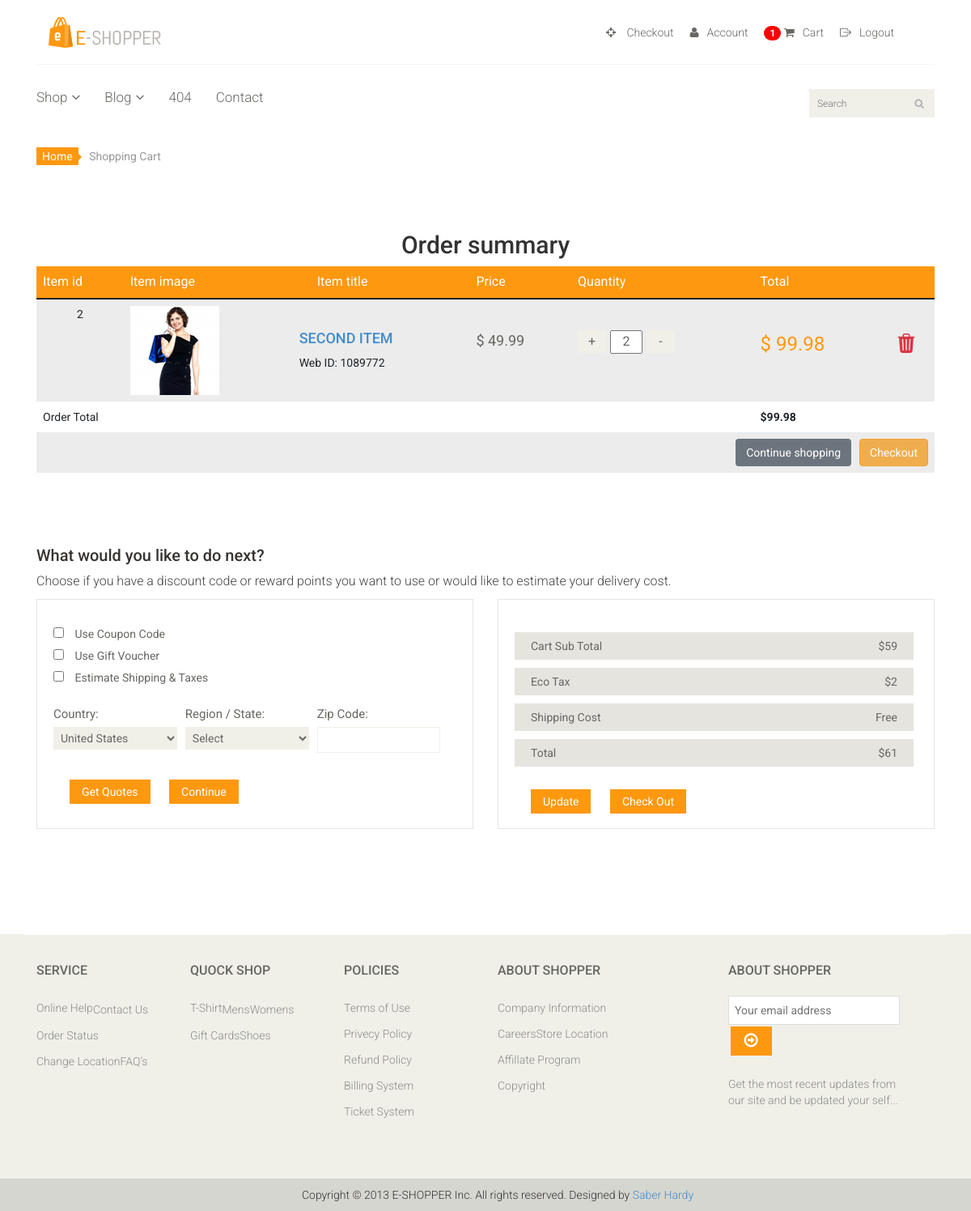
Page /order_summary/ (signed in) on the committed database.
### eshop_app/models.py (models this page shows, shortened)
class Order(models.Model):
    user = models.ForeignKey(settings.AUTH_USER_MODEL, on_delete=models.CASCADE)
    items = models.ManyToManyField(OrderItem)
    start_date = models.DateTimeField(auto_now_add=True)
    ordered_date = models.DateTimeField()
    ordered = models.BooleanField(default=False)
    billing_address = models.ForeignKey('BillingAddress',
                                        on_delete=models.SET_NULL,
                                        blank=True, null=True)
    payment = models.ForeignKey('Payment',
                                on_delete=models.SET_NULL,
                                blank=True, null=True)
    def get_total(self):
        total = 0
        for order_item in self.items.all():
            total += order_item.get_final_price()
        return total

class OrderItem(models.Model):
    user = models.ForeignKey(settings.AUTH_USER_MODEL, on_delete=models.CASCADE)
    ordered = models.BooleanField(default=False)
    item = models.ForeignKey(Item, on_delete=models.CASCADE)
    quantity = models.IntegerField(default=1)
    def get_total_item_price(self):
        return self.quantity * self.item.price
    def get_final_price(self):
        if self.item.discount_price:
            return self.get_total_discount_item_price()
        return self.get_total_item_price()

class Item(models.Model):
    title = models.CharField(max_length=100)
    price = models.FloatField()
    discount_price = models.FloatField(blank=True, null=True)
    category = models.CharField(max_length=100, choices=CATEGORY_CHOICES)
    label = models.CharField(max_length=100, choices=LABEL_CHOICES)
    slug = models.SlugField()
    description = models.TextField()

### eshop_app/views.py (the view)
# urls.py: path('order_summary/', views.OrderSummaryView.as_view(), name='order_summary'),
class OrderSummaryView(LoginRequiredMixin, View):
    def get(self, *args, **kwargs):
        try:
            order = Order.objects.get(user=self.request.user, ordered=False)
            context = {
                'object': order
            }
            return render(self.request, 'eshop_app/cart.html', context)
        except ObjectDoesNotExist:
            messages.error(self.request, 'you dont have an order')
            return redirect('/')

### templates/eshop_app/cart.html (shortened to what this page needs)
{% extends 'eshop_app/base.html' %}
{% load static %}
{% block content %}
{% include 'eshop_app/cart_table.html' %}
    <section id="do_action">
        <div class="container">
            <div class="heading">
                <h3>What would you like to do next?</h3>
                <p>Choose if you have a discount code or reward points you want to use or would like to estimate your
                    delivery cost.</p>
            </div>
            <div class="row">
                <div class="col-sm-6">
                    <div class="chose_area">
                        <ul class="user_option">
                            <li>
                                <input type="checkbox">
                                <label>Use Coupon Code</label>
                            </li>
                            <li>
                                <input type="checkbox">
                                <label>Use Gift Voucher</label>
                            </li>
                            <li>
                                <input type="checkbox">
                                <label>Estimate Shipping & Taxes</label>
                            </li>
                        </ul>
                        <ul class="user_info">
                            <li class="single_field">
                                <label>Country:</label>
                                <select>
                                    <option>United States</option>
                                </select>
                            </li>
                            <li class="single_field">
                                <label>Region / State:</label>
                                <select>
                                    <option>Select</option>
                                </select>
                            </li>
                            <li class="single_field zip-field">
                                <label>Zip Code:</label>
                                <input type="text">
                            </li>
                        </ul>
                        <a class="btn btn-default update" href="">Get Quotes</a>
                        <a class="btn btn-default check_out" href="">Continue</a>
                    </div>
                </div>
                <div class="col-sm-6">
                    <div class="total_area">
                        <ul>
                            <li>Cart Sub Total <span>$59</span></li>
                            <li>Eco Tax <span>$2</span></li>
                            <li>Shipping Cost <span>Free</span></li>
                            <li>Total <span>$61</span></li>
                        </ul>
                        <a class="btn btn-default update" href="">Update</a>
                        <a class="btn btn-default check_out" href="">Check Out</a>
                    </div>
                </div>
            </div>
        </div>
    </section>
{% endblock %}

### templates/eshop_app/header.html (shortened to what this page needs)
{% load static %}
{% load cart_template_tags %}
<header id="header">
    <div class="header-middle">
        <div class="container">
            <div class="row">
                <div class="col-md-4 clearfix">
                    <div class="logo pull-left">
                        <a href="{% url 'shopapp:home' %}"><img src="{% static 'images/home/logo.png' %}" alt=""/></a>
                    </div>
                </div>
                <div class="col-md-8 clearfix">
                    <div class="shop-menu clearfix pull-right">
                        <ul class="nav navbar-nav">
                            {% if user.is_authenticated %}
                                <li><a href="{% url 'shopapp:checkout' %}"><i class="fa fa-crosshairs"></i> Checkout</a></li>
                                <li><a href=""><i class="fa fa-user"></i>Account</a></li>
                                <li>
                                    <a href="{% url 'shopapp:order_summary' %}">
                                    <span class="badge badge-danger badge-cart-count">
                                        {{ request.user|cart_item_cart }}
                                    </span>
                                        <i class="fa fa-shopping-cart"></i>Cart
                                    </a>
                                </li>
                                <li><a href="{% url 'account_logout' %}"><i class="bi bi-box-arrow-right"></i>Logout</a>
                                </li>
                            {% else %}
                                <li><a href="{% url 'account_login' %}"><i class="fa fa-lock"></i> Login</a></li>
                                <li><a href="{% url 'account_signup' %}"><i class="fa fa-lock"></i> Signup</a></li>
                            {% endif %}
                        </ul>
                    </div>
                </div>
            </div>
        </div>
    </div>
    <div class="header-bottom">
        <div class="container">
            <div class="row">
                <div class="col-sm-9">
                    <div class="mainmenu pull-left">
                        <ul class="nav navbar-nav collapse navbar-collapse">
                            <li class="dropdown"><a href="#">Shop<i class="fa fa-angle-down"></i></a>
                            </li>
                            <li class="dropdown"><a href="#">Blog<i class="fa fa-angle-down"></i></a>
                            </li>
                            <li><a href="{% url 'shopapp:err404' %}">404</a></li>
                            <li><a href="{% url 'shopapp:contact' %}">Contact</a></li>
                        </ul>
                    </div>
                </div>
                <div class="col-sm-3">
                    <div class="search_box pull-right">
                        <input type="text" placeholder="Search"/>
                    </div>
                </div>
            </div>
        </div>
    </div>
</header>

### templates/eshop_app/cart_table.html
{% load static %}
  <section id="cart_items">
        <div class="container">
            <div class="breadcrumbs">
                <ol class="breadcrumb">
                    <li><a href="#">Home</a></li>
                    <li class="active">Shopping Cart</li>
                </ol>
            </div>
            <h2 class="text-center">Order summary</h2>
            <div class="table-responsive cart_info">
                <table class="table table-striped">
                    <thead>
                    <tr class="cart_menu">
                        <td class="id">Item id</td>
                        <td class="id">Item image</td>
                        <td class="image">Item title</td>
                        <td class="price">Price</td>
                        <td class="quantity">Quantity</td>
                        <td class="total">Total</td>
                    </tr>
                    </thead>
                    <tbody>{% for order_item in object.items.all %}
                        <tr>
                            <td class="text-center">
                                {{ order_item.item.id }}
                            </td>
                            <td class="">
                                <a href=""><img src="{% static 'images/cart/one.png' %}" alt=""></a>
                            </td>
                            <td class="mt-5">
                                <div class="mt-5">
                                    <h4><a href="">{{ order_item.item.title|upper }}</a></h4>
                                    <p>Web ID: 1089772</p>
                                </div>
                            </td>
                            <td class="cart_price">
                                <div class="mt-5">
                                    <p>${% if order_item.item.discount_price %}
                                        {{ order_item.item.discount_price }}
                                    {% else %}
                                        {{ order_item.item.price }}
                                    {% endif %}
                                    </p>
                                </div>
                            </td>
                            <td class="cart_quantity">
                                <div class="cart_quantity_button mt-5">
                                    <a class="cart_quantity_up mr-2"
                                       href="{% url 'shopapp:add_to_cart' order_item.item.slug %}">
                                        + </a>
                                    <input class="cart_quantity_input" type="text" name="quantity"
                                           value="{{ order_item.quantity }}"
                                           autocomplete="off" size="2" readonly>
                                    <a class="cart_quantity_down ml-2"
                                       href="{% url 'shopapp:remove_single_item_from_cart' order_item.item.slug %}">
                                        - </a>
                                </div>
                            </td>
                            <td class="cart_total">
                                <p class="cart_total_price mt-5">$
                                    {% if order_item.item.discount_price %}
                                        {{ order_item.get_total_discount_item_price }}
                                        <span class="badge badge-danger
                                                    bg-success">
                                            saving {{ order_item.get_amount_saved|floatformat:2 }}
                                        </span>
                                    {% else %}
                                        {{ order_item.get_total_item_price|floatformat:2 }}
                                    {% endif %}
                                    <a href="{% url 'shopapp:remove_from_cart' order_item.item.slug %}">
                                        <i class="bi bi-trash3-fill float-right mr-4 text-danger"></i>
                                    </a>
                                </p>
                            </td>
                        </tr>
                    {% empty %}
                        <tr>
                            <td colspan="6">Your cart is empty</td>
                        </tr>
                    {% endfor %}
                    {% if object.get_total %}
                        <tr>
                            <td colspan="5">Order Total</td>
                            <td><b> ${{ object.get_total|floatformat:2 }}</b></td>
                        </tr>
                        <tr>
                            <td colspan="6">
                                <a class="btn btn-warning float-right" href="/checkout/">Checkout</a>
                                <a class="btn btn-secondary mr-3 float-right" href="/">Continue shopping</a>
                            </td>
                        </tr>
                    {% endif %}
                    </tbody>
                </table>
            </div>
        </div>
    </section>

### rows in the picture
OrderItem: item.id "2", item "SECOND ITEM", item.price "49.99", quantity "2", get_total_item_price "99.98"
Order: get_total "99.98"

### other values in the picture
{{ request.user|cart_item_cart }} "1"
